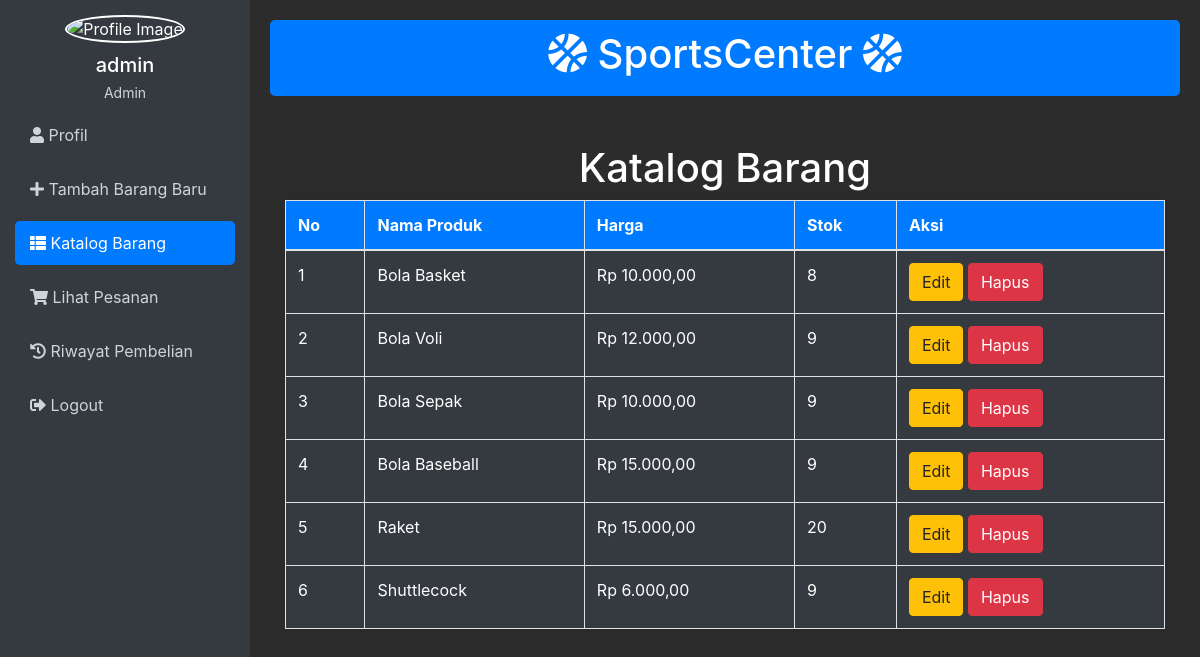
Page /katalog_barang.php (signed in) on the committed database.
### tables this page shows
CREATE TABLE `user` (
  `username` varchar(50) NOT NULL,
  `password` varchar(50) NOT NULL,
  `level` varchar(50) NOT NULL,
  `email` varchar(50) NOT NULL,
  `saldo` int DEFAULT '0',
  `alamat` varchar(255) NOT NULL
);

CREATE TABLE `barang` (
  `id` int NOT NULL,
  `nama` varchar(255) DEFAULT NULL,
  `harga` decimal(10,2) NOT NULL,
  `stok` int NOT NULL,
  `gambar_barang` varchar(255) DEFAULT NULL
);

### katalog_barang.php (the view, shortened to what this page needs)
<?php
include "connection.php";
$user = $_SESSION['username'];
$sql = "SELECT * from user where username='$user'";
$query_user = $koneksi->query($sql);
$data_user = $query_user->fetch_array();
$sql = "SELECT * FROM barang";
$query = $koneksi->query($sql);
?>
<!DOCTYPE html>
<html lang="en">
<head>
    <link href="https://stackpath.bootstrapcdn.com/bootstrap/4.5.2/css/bootstrap.min.css" rel="stylesheet">
    <link href="https://cdnjs.cloudflare.com/ajax/libs/font-awesome/5.15.3/css/all.min.css" rel="stylesheet">
</head>
<body>
<div class="sidebar">
    <div class="profile text-center">
        <img src="profile/admin.png" alt="Profile Image">
        <h5><?php echo $data_user['username']; ?></h5>
        <p><?php echo $data_user['level']; ?></p>
    </div>
    <div class="menu">
        <a href="home.php"><i class="fas fa-user"></i> Profil</a>
        <a href="tambah_produk.php"><i class="fas fa-plus"></i> Tambah Barang Baru</a>
        <a href="katalog_barang.php" class="active"><i class="fas fa-th-list"></i> Katalog Barang</a>
        <a href="lihat_pesanan.php"><i class="fas fa-shopping-cart"></i> Lihat Pesanan</a>
        <a href='riwayat_pembelian.php'><i class="fas fa-history"></i> Riwayat Pembelian</a>
        <a href="logout.php"><i class="fas fa-sign-out-alt"></i> Logout</a>
    </div>
</div>
<div class="content">
    <div class="header">
        <h1><i class="fas fa-basketball-ball"></i> SportsCenter <i class="fas fa-basketball-ball"></i></h1>
    </div>
    <div class="container mt-5">
        <h1 class="text-center">Katalog Barang</h1>
        <div class="row">
            <div class="col-md-12">
                <table class="table table-bordered">
                    <thead>
                        <tr>
                            <th>No</th>
                            <th>Nama Produk</th>
                            <th>Harga</th>
                            <th>Stok</th>
                            <th>Aksi</th>
                        </tr>
                    </thead>
                    <tbody>
                        <?php
                        $no = 1;
                        while ($produk = $query->fetch_assoc()) { ?>
                            <tr>
                                <td><?php echo $no++; ?></td>
                                <td><?php echo $produk['nama']; ?></td>
                                <td>Rp <?php echo number_format($produk['harga'], 2, ',', '.'); ?></td>
                                <td><?php echo $produk['stok']; ?></td>
                                <td>
                                    <a href="edit_barang.php?id=<?php echo $produk['id']; ?>" class="btn btn-warning">Edit</a>
                                    <a href="delete_barang.php?id=<?php echo $produk['id']; ?>" class="btn btn-danger" onclick="return confirm('Anda yakin ingin menghapus barang ini?');">Hapus</a>
                                </td>
                            </tr>
                        <?php } ?>
                    </tbody>
                </table>
            </div>
        </div>
    </div>
</div>
</body>
</html>

### katalog_barang.php (style rules this page uses)
body { display: flex; min-height: 100vh; background-color: #f1f1f1; margin: 0; }
.sidebar { min-width: 250px; max-width: 250px; background-color: #343a40; padding: 15px; color: #fff; }
.sidebar .profile img { width: 100px; height: 100px; border-radius: 50%; margin-bottom: 10px; border: 2px solid #fff; }
.sidebar .profile h5 { margin-bottom: 5px; }
.sidebar .profile p { margin-bottom: 10px; font-size: 14px; color: #ced4da; }
.sidebar .menu a { color: #ced4da; text-decoration: none; display: block; padding: 10px 15px; border-radius: 5px; margin-bottom: 10px; }
.sidebar .menu a.active { background-color: #007bff; color: #fff; }
.content { flex: 1; padding: 20px; background-color: #2c2c2c; color: #ffffff; }
.table { background-color: #343a40; border-radius: 5px; box-shadow: 0 0 10px rgba(0, 0, 0, 0.1); }
.table th { background-color: #007bff; color: #fff; }
.table td { color: #ffffff; }
.btn-warning { background-color: #ffc107; border-color: #ffc107; }
.btn-danger { background-color: #dc3545; border-color: #dc3545; }
.header { background-color: #007bff; color: #fff; padding: 10px 20px; text-align: center; margin-bottom: 20px; border-radius: 5px; }

### rows in the picture
user: username "admin", level "Admin"
barang: nama "Bola Basket", harga "10.000,00", stok "8"
barang: nama "Bola Voli", harga "12.000,00", stok "9"
barang: nama "Bola Sepak", harga "10.000,00", stok "9"
barang: nama "Bola Baseball", harga "15.000,00", stok "9"
barang: nama "Raket", harga "15.000,00", stok "20"
barang: nama "Shuttlecock", harga "6.000,00", stok "9"
